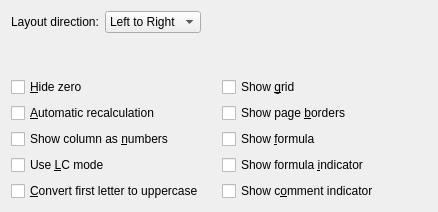
<ui version="4.0" >
 <author>Ariya Hidayat &lt;ariya@kde.org></author>
 <comment>This file is part of the KDE project
Copyright (C) 2004 Ariya Hidayat &lt;ariya@kde.org>

This library is free software; you can redistribute it and/or
modify it under the terms of the GNU Library General Public
License as published by the Free Software Foundation; either
version 2 of the License, or (at your option) any later version.

This library is distributed in the hope that it will be useful,
but WITHOUT ANY WARRANTY; without even the implied warranty of
MERCHANTABILITY or FITNESS FOR A PARTICULAR PURPOSE.  See the
GNU Library General Public License for more details.

You should have received a copy of the GNU Library General Public
License along with this library; see the file COPYING.LIB.  If not,
write to the Free Software Foundation, Inc., 51 Franklin Street,
Fifth Floor, Boston, MA 02110-1301, USA.</comment>
 <class>SheetPropertiesWidget</class>
 <widget class="QWidget" name="SheetPropertiesWidget" >
  <property name="geometry" >
   <rect>
    <x>0</x>
    <y>0</y>
    <width>438</width>
    <height>212</height>
   </rect>
  </property>
  <property name="sizePolicy" >
   <sizepolicy vsizetype="Minimum" hsizetype="Preferred" >
    <horstretch>0</horstretch>
    <verstretch>0</verstretch>
   </sizepolicy>
  </property>
  <property name="windowTitle" >
   <string>SheetPropertiesBase</string>
  </property>
  <layout class="QVBoxLayout" >
   <item>
    <layout class="QHBoxLayout" >
     <item>
      <layout class="QHBoxLayout" >
       <item>
        <widget class="QLabel" name="textLabel1" >
         <property name="text" >
          <string>Layout direction:</string>
         </property>
        </widget>
       </item>
       <item>
        <widget class="KComboBox" name="directionComboBox" >
         <property name="whatsThis" >
          <string>Defaut is that the first column of the sheet is on the left. If you choose Right to Left, then the first column will be on the right and the others added from right to left.</string>
         </property>
         <item>
          <property name="text" >
           <string>Left to Right</string>
          </property>
         </item>
         <item>
          <property name="text" >
           <string>Right to Left</string>
          </property>
         </item>
        </widget>
       </item>
      </layout>
     </item>
     <item>
      <spacer>
       <property name="orientation" >
        <enum>Qt::Horizontal</enum>
       </property>
       <property name="sizeType" >
        <enum>QSizePolicy::Expanding</enum>
       </property>
       <property name="sizeHint" >
        <size>
         <width>40</width>
         <height>20</height>
        </size>
       </property>
      </spacer>
     </item>
    </layout>
   </item>
   <item>
    <spacer>
     <property name="orientation" >
      <enum>Qt::Vertical</enum>
     </property>
     <property name="sizeType" >
      <enum>QSizePolicy::Expanding</enum>
     </property>
     <property name="sizeHint" >
      <size>
       <width>20</width>
       <height>20</height>
      </size>
     </property>
    </spacer>
   </item>
   <item>
    <layout class="QGridLayout" >
     <item row="4" column="1" >
      <widget class="QCheckBox" name="showCommentIndicatorCheckBox" >
       <property name="whatsThis" >
        <string>If this box is checked cells containing comments will be marked by a small red triangle at the top right corner.</string>
       </property>
       <property name="text" >
        <string>Show c&amp;omment indicator</string>
       </property>
      </widget>
     </item>
     <item row="3" column="0" >
      <widget class="QCheckBox" name="useLCModeCheckBox" >
       <property name="whatsThis" >
        <string>If this box is checked the cell reference shown at the left end of the Formula Bar will be displayed in LC mode (i.e. L2C3) rather than in its normal form B3. This does not seem to be of much use at the moment.</string>
       </property>
       <property name="text" >
        <string>Use &amp;LC mode</string>
       </property>
      </widget>
     </item>
     <item row="1" column="1" >
      <widget class="QCheckBox" name="showPageBordersCheckBox" >
       <property name="whatsThis" >
        <string>If you check this option, the page borders will be drawn on your current sheet. Per default the page borders are not displayed. It is useful to see the page borders if you want to print your sheet.</string>
       </property>
       <property name="text" >
        <string>Show page &amp;borders</string>
       </property>
      </widget>
     </item>
     <item row="4" column="0" >
      <widget class="QCheckBox" name="capitalizeFirstLetterCheckBox" >
       <property name="whatsThis" >
        <string>Check this box and the first letter of any text you type in will automatically be converted to uppercase.</string>
       </property>
       <property name="text" >
        <string>&amp;Convert first letter to uppercase</string>
       </property>
      </widget>
     </item>
     <item row="0" column="0" >
      <widget class="QCheckBox" name="hideZeroCheckBox" >
       <property name="whatsThis" >
        <string>If this box is checked any cell containing the value zero will appear blank.</string>
       </property>
       <property name="text" >
        <string>&amp;Hide zero</string>
       </property>
      </widget>
     </item>
     <item row="2" column="1" >
      <widget class="QCheckBox" name="showFormulaCheckBox" >
       <property name="whatsThis" >
        <string>If this box is checked KSpread will display the actual formulae in cells rather than the results.</string>
       </property>
       <property name="text" >
        <string>Show &amp;formula</string>
       </property>
      </widget>
     </item>
     <item row="2" column="0" >
      <widget class="QCheckBox" name="showColumnAsNumbersCheckBox" >
       <property name="whatsThis" >
        <string>If this box is checked the column headings will show as numbers rather than as letters. Letters are default.</string>
       </property>
       <property name="text" >
        <string>Show column as &amp;numbers</string>
       </property>
      </widget>
     </item>
     <item row="3" column="1" >
      <widget class="QCheckBox" name="showFormulaIndicatorCheckBox" >
       <property name="whatsThis" >
        <string>If this box is checked KSpread will display a small blue triangle at the bottom left corner of cells containing formulae. This is useful if you want to protect cells with formulae.</string>
       </property>
       <property name="text" >
        <string>Show formula &amp;indicator</string>
       </property>
      </widget>
     </item>
     <item row="0" column="1" >
      <widget class="QCheckBox" name="showGridCheckBox" >
       <property name="whatsThis" >
        <string>If checked, the grid (the cell limits) will be shown. This is the default. If unchecked, the grid will be hidden.</string>
       </property>
       <property name="text" >
        <string>Show &amp;grid</string>
       </property>
      </widget>
     </item>
     <item row="1" column="0" >
      <widget class="QCheckBox" name="autoCalcCheckBox" >
       <property name="whatsThis" >
        <string>This setting controls whether formulae are recalculated automatically when the value of any cell they refer to changes.</string>
       </property>
       <property name="text" >
        <string>&amp;Automatic recalculation</string>
       </property>
      </widget>
     </item>
    </layout>
   </item>
  </layout>
 </widget>
 <layoutfunction spacing="KDialog::spacingHint" margin="KDialog::marginHint" />
  <customwidgets>
  <customwidget>
   <class>KComboBox</class>
   <extends>QComboBox</extends>
   <header>kcombobox.h</header>
  </customwidget>
 </customwidgets>
 <tabstops>
  <tabstop>directionComboBox</tabstop>
  <tabstop>hideZeroCheckBox</tabstop>
  <tabstop>showGridCheckBox</tabstop>
  <tabstop>autoCalcCheckBox</tabstop>
  <tabstop>showPageBordersCheckBox</tabstop>
  <tabstop>showColumnAsNumbersCheckBox</tabstop>
  <tabstop>showFormulaCheckBox</tabstop>
  <tabstop>useLCModeCheckBox</tabstop>
  <tabstop>showFormulaIndicatorCheckBox</tabstop>
  <tabstop>capitalizeFirstLetterCheckBox</tabstop>
  <tabstop>showCommentIndicatorCheckBox</tabstop>
 </tabstops>
 <includes>
  <include location="global" >kdialog.h</include>
 </includes>
 <resources/>
 <connections/>
</ui>
